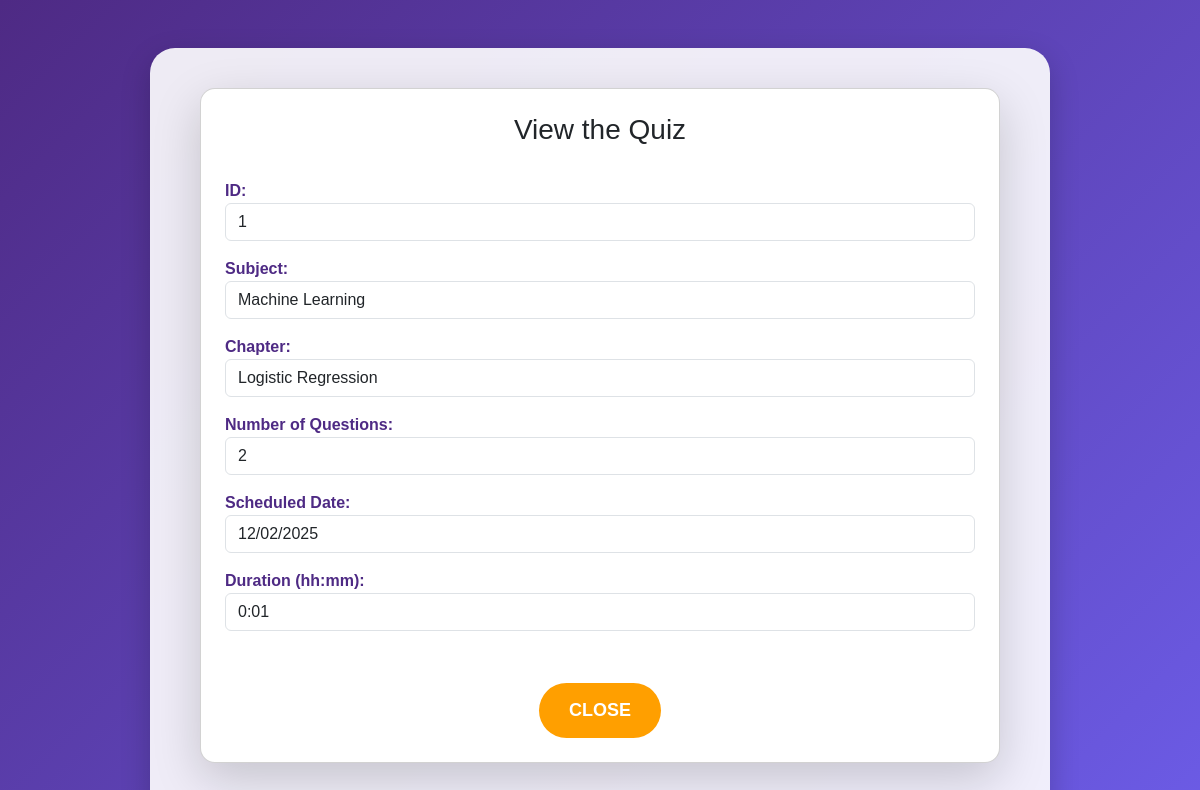
Before: /quiz_info/1 (signed in) with the older database file.
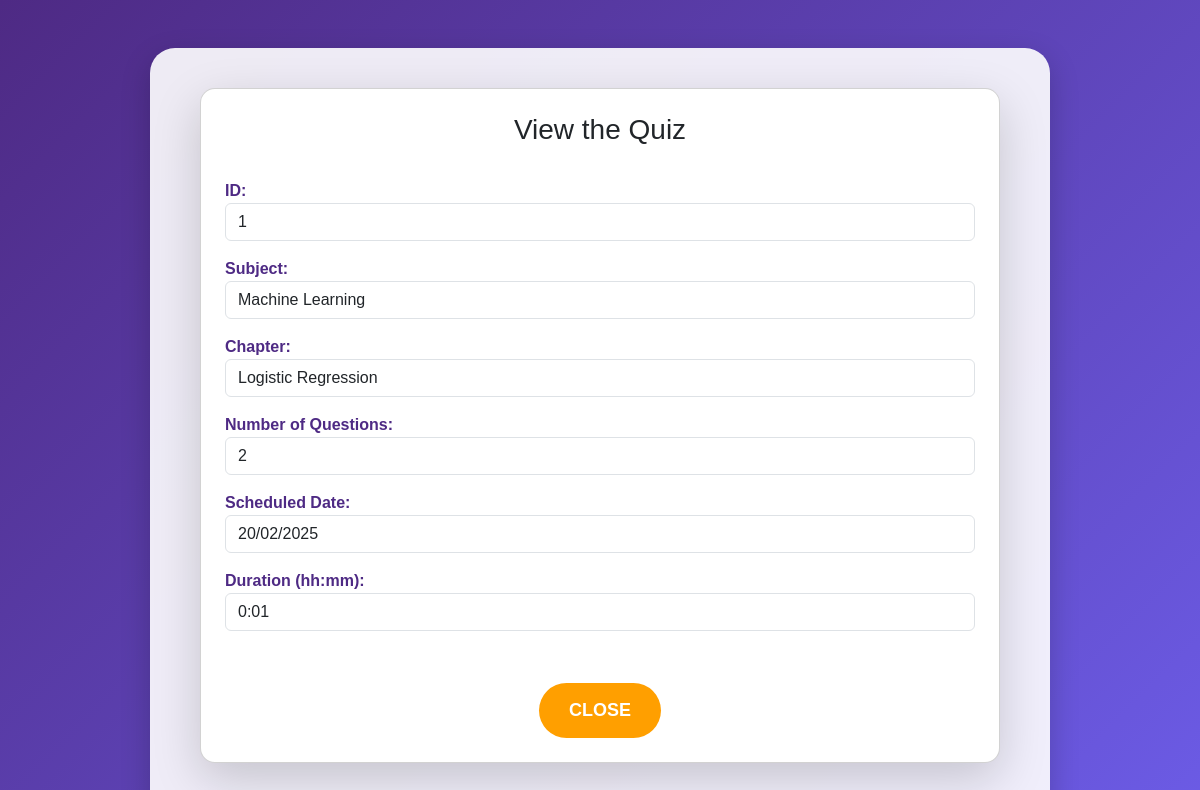
After: the same page with the newer database file.
### models/models.py (models this page shows, shortened)
class Quiz(db.Model):
    id=db.Column(db.Integer, primary_key=True)
    chapter_id=db.Column(db.Integer, db.ForeignKey('chapter.id'), nullable=False)
    date_of_quiz=db.Column(db.Date)
    time_duration=db.Column(db.String(10))
    remarks=db.Column(db.Text)
    questions=db.relationship('Questions', backref='quiz', lazy=True)
    scores=db.relationship('Scores', backref='quiz', lazy=True)
    def get_subject_name(self):
        return self.chapter.subject.name
    def get_chapter_name(self):
        return self.chapter.name
    def num_questions(self):
        return len(self.questions)

### app.py (the view)
@app.route('/quiz_info/<int:quiz_id>')
@login_required
def quiz_info(quiz_id):
    quiz = Quiz.query.get_or_404(quiz_id)  # Fetch quiz or return 404 if not found
    return render_template('quiz_info.html', quiz=quiz)

### app.py (called while the page is built)
@login_manager.user_loader
def load_user(user_id):
    return User.query.get(int(user_id)) or Admin.query.get(int(user_id))

### templates/quiz_info.html (shortened to what this page needs)
<!DOCTYPE html>
<html lang="en">
<head>
    <link rel="stylesheet" href="https://cdn.jsdelivr.net/npm/bootstrap@5.3.0/dist/css/bootstrap.min.css">
    <link rel="stylesheet" href="{{ url_for('static', filename='css/quiz_info.css') }}">
</head>
<body>
    <div class="container mt-5">
        <div class="card p-4 shadow-lg">
            <h3 class="text-center">View the Quiz</h3>
            <div class="quiz-details mt-4">
                <p><strong>ID:</strong> <span class="form-control">{{ quiz.id }}</span></p>
                <p><strong>Subject:</strong> <span class="form-control">{{ quiz.get_subject_name() }}</span></p>
                <p><strong>Chapter:</strong> <span class="form-control">{{ quiz.get_chapter_name() }}</span></p>
                <p><strong>Number of Questions:</strong> <span class="form-control">{{ quiz.num_questions() }}</span></p>
                <p><strong>Scheduled Date:</strong> <span class="form-control">{{ quiz.date_of_quiz.strftime('%d/%m/%Y') }}</span></p>
                <p><strong>Duration (hh:mm):</strong> <span class="form-control">{{ quiz.time_duration }}</span></p>
            </div>
            <div class="text-center mt-3">
                <a href="{{ url_for('user_dashboard') }}" class="btn btn-primary">Close</a>
            </div>
        </div>
    </div>
</body>
</html>

Changed rows visible on the page:
changed Quiz id 1: date_of_quiz "12/02/2025" → "20/02/2025"
